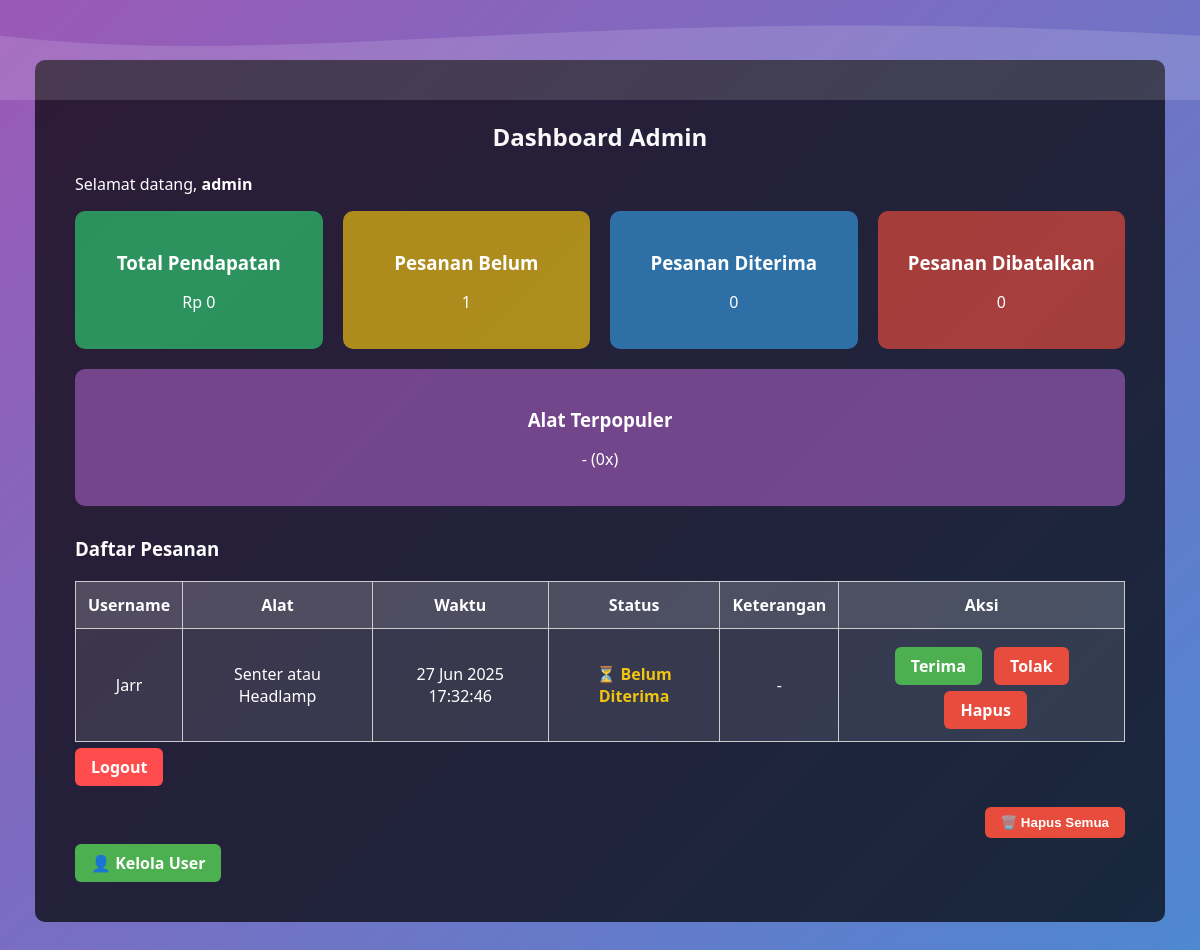
Screenshot of /admin/dashboard.php (signed in) with the database file from the repository.
### tables this page shows
CREATE TABLE `pemesanan` (
  `id` int(11) NOT NULL,
  `username` varchar(100) NOT NULL,
  `alat` varchar(255) NOT NULL,
  `waktu_pesan` datetime DEFAULT current_timestamp(),
  `status` enum('belum','diterima','ditolak','dibatalkan') DEFAULT 'belum',
  `total_harga` int(11) DEFAULT 0,
  `keterangan` text DEFAULT NULL,
  `keterangan_tolak` text DEFAULT NULL
);

### admin/dashboard.php (the view, shortened to what this page needs)
<?php
include '../includes/db.php';
$total_pendapatan = mysqli_fetch_assoc(mysqli_query($conn, "SELECT SUM(total_harga) as total FROM pemesanan WHERE status = 'diterima'"))['total'] ?? 0;
$jumlah_belum = mysqli_fetch_assoc(mysqli_query($conn, "SELECT COUNT(*) as jml FROM pemesanan WHERE status = 'belum'"))['jml'];
$jumlah_diterima = mysqli_fetch_assoc(mysqli_query($conn, "SELECT COUNT(*) as jml FROM pemesanan WHERE status = 'diterima'"))['jml'];
$jumlah_dibatalkan = mysqli_fetch_assoc(mysqli_query($conn, "SELECT COUNT(*) as jml FROM pemesanan WHERE status = 'dibatalkan'"))['jml'];
$alat_terbanyak = mysqli_fetch_assoc(mysqli_query($conn, "SELECT alat, COUNT(*) as jumlah FROM pemesanan WHERE status = 'diterima' GROUP BY alat ORDER BY jumlah DESC LIMIT 1")) ?? ['alat' => '-', 'jumlah' => 0];
$result = mysqli_query($conn, "SELECT * FROM pemesanan ORDER BY waktu_pesan DESC");
?>
<!DOCTYPE html>
<html lang="id">
<head>
</head>
<body>
<div class="wave-container">
</div>
<div class="container">
    <h2>Dashboard Admin</h2>
    <p>Selamat datang, <strong><?= htmlspecialchars($_SESSION['username']) ?></strong></p>
    <div class="stats-boxes">
        <div class="stat-box" style="background:#2ecc71aa">
            <h3>Total Pendapatan</h3>
            <p>Rp <?= number_format($total_pendapatan, 0, ',', '.') ?></p>
        </div>
        <div class="stat-box" style="background:#f1c40faa">
            <h3>Pesanan Belum</h3>
            <p><?= $jumlah_belum ?></p>
        </div>
        <div class="stat-box" style="background:#3498dbaa">
            <h3>Pesanan Diterima</h3>
            <p><?= $jumlah_diterima ?></p>
        </div>
        <div class="stat-box" style="background:#e74c3caa">
            <h3>Pesanan Dibatalkan</h3>
            <p><?= $jumlah_dibatalkan ?></p>
        </div>
        <div class="stat-box" style="background:#9b59b6aa">
            <h3>Alat Terpopuler</h3>
            <p><?= htmlspecialchars($alat_terbanyak['alat']) ?> (<?= $alat_terbanyak['jumlah'] ?>x)</p>
        </div>
    </div>
    <h3>Daftar Pesanan</h3>
    <table>
        <tr>
            <th>Username</th>
            <th>Alat</th>
            <th>Waktu</th>
            <th>Status</th>
            <th>Keterangan</th>
            <th>Aksi</th>
        </tr>
        <?php while($row = mysqli_fetch_assoc($result)) : ?>
        <tr>
            <td><?= htmlspecialchars($row['username']) ?></td>
            <td><?= htmlspecialchars($row['alat']) ?></td>
            <td><?= date('d M Y H:i:s', strtotime($row['waktu_pesan'])) ?></td>
            <td>
                <?php if ($row['status'] == 'diterima'): ?>
                    <span class="status-diterima">✅ Diterima</span>
                <?php elseif ($row['status'] == 'dibatalkan'): ?>
                    <span class="status-dibatalkan">❌ Dibatalkan oleh User</span>
                <?php elseif ($row['status'] == 'ditolak'): ?>
                    <span class="status-ditolak">🚫 Ditolak</span>
                <?php else: ?>
                    <span class="status-belum">⏳ Belum Diterima</span>
                <?php endif; ?>
            </td>
            <td>
                <?= $row['status'] === 'ditolak' && !empty($row['keterangan_tolak']) ? htmlspecialchars($row['keterangan_tolak']) : '-' ?>
            </td>
            <td>
                <?php if ($row['status'] === 'belum'): ?>
                    <a class="btn-terima" href="?terima=<?= $row['id'] ?>" onclick="return confirm('Terima pesanan ini?')">Terima</a>
                    <a class="btn-hapus" href="javascript:void(0)" onclick="openModalTolak(<?= $row['id'] ?>)">Tolak</a>
                    <a class="btn-hapus" href="?hapus=<?= $row['id'] ?>" onclick="return confirm('Yakin ingin hapus pesanan ini?')">Hapus</a>
                <?php else: ?>
                    <a class="btn-hapus" href="?hapus=<?= $row['id'] ?>" onclick="return confirm('Hapus pesanan ini?')">Hapus</a>
                <?php endif; ?>
            </td>
        </tr>
        <?php endwhile; ?>
    </table>
    <a href="../logout.php" class="logout">Logout</a>
    <form method="post" class="hapus-semua" onsubmit="return confirm('Yakin ingin menghapus semua data pemesanan?')">
        <button type="submit" name="hapus_semua" class="btn-hapus">🗑️ Hapus Semua</button>
    </form>
    <a href="admin_users.php" class="btn-terima">👤 Kelola User</a>
</div>
</body>
</html>

### admin/dashboard.php (style rules this page uses)
body { margin: 0; padding: 0; background: linear-gradient(-45deg, #1abc9c, #2ecc71, #3498db, #9b59b6); background-size: 400% 400%; animation: gradientMove 15s ease infinite; font-family: 'Segoe UI', sans-serif; color: #fff; }
.container { background: rgba(0,0,0,0.7); padding: 40px; border-radius: 10px; max-width: 1050px; margin: 60px auto; animation: fadeIn 0.8s ease-in; }
h2 { text-align: center; color: #f9f9f9; }
table { width: 100%; margin-top: 20px; border-collapse: collapse; }
th, td { padding: 12px; border: 1px solid #ccc; text-align: center; background-color: rgba(255,255,255,0.1); }
th { background-color: rgba(255,255,255,0.2); }
a.logout, .btn-terima, .btn-hapus { display: inline-block; padding: 8px 16px; margin-top: 6px; text-decoration: none; border-radius: 6px; font-weight: bold; }
.logout { background: #ff4d4d; color: white; }
.btn-terima { background: #4CAF50; color: white; }
.btn-hapus { background: #e74c3c; color: white; margin-left: 8px; border: none; cursor: pointer; }
.status-belum { color: #f1c40f; font-weight: bold; }
.wave-container { position: absolute; top: 0; width: 100%; height: 100px; z-index: 0; }
svg { width: 100%; height: 100%; }
.stats-boxes { display: flex; flex-wrap: wrap; gap: 20px; margin-bottom: 30px; }
.stat-box { flex: 1; min-width: 200px; background: #ffffff22; padding: 20px; border-radius: 10px; text-align: center; }
.stat-box h3 { margin-bottom: 10px; }
form.hapus-semua { text-align: right; margin-top: 15px; }

### rows the page displays
pemesanan: username "Jarr", alat "Senter atau Headlamp", waktu_pesan "27 Jun 2025 17:32:46", status "⏳ Belum Diterima"

### other values shown
$_SESSION['username'] "admin"
$total_pendapatan "0"
$jumlah_belum "1"
$jumlah_diterima "0"
$jumlah_dibatalkan "0"
$alat_terbanyak['alat'] "-"
$alat_terbanyak['jumlah'] "0"
